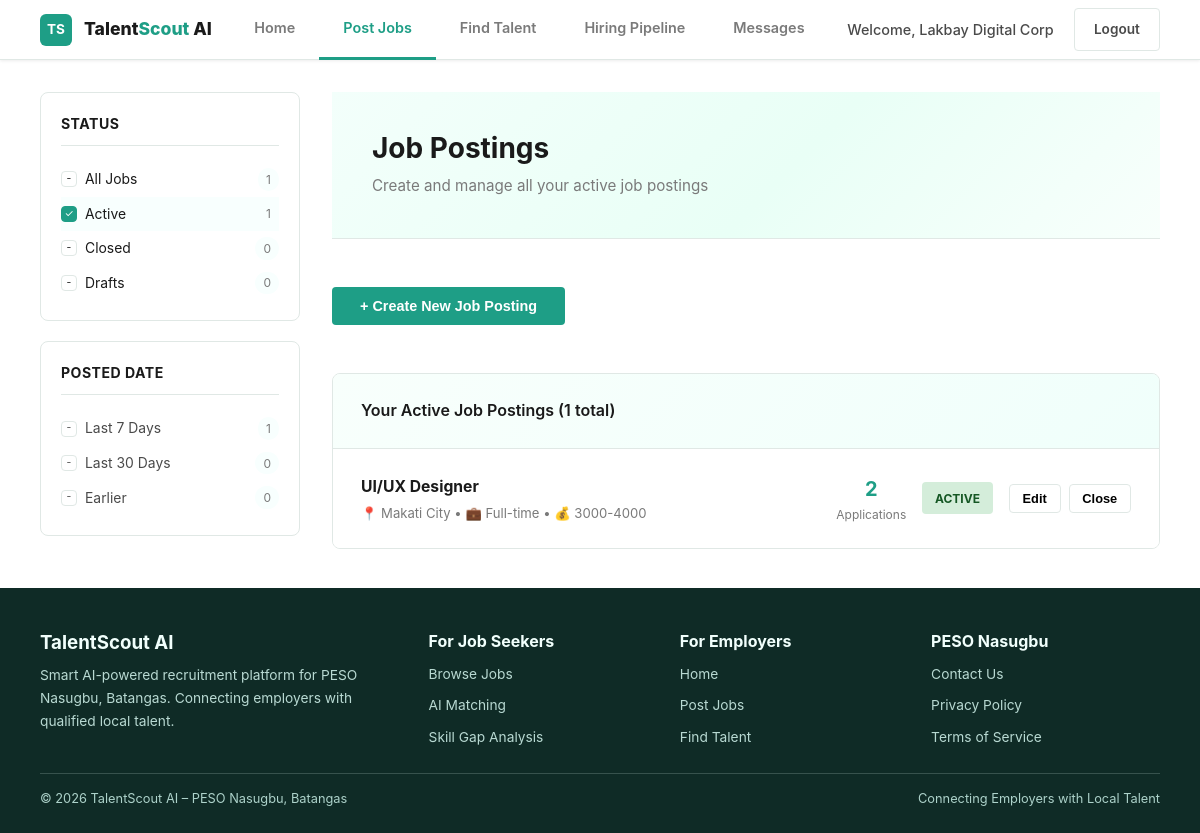
Page /employers/modules/post-jobs/index.php?status=active (signed in) on the committed database.
### tables this page shows
CREATE TABLE `job_post` (
  `job_post_id` int(11) NOT NULL,
  `employer_id` int(11) DEFAULT NULL,
  `title` varchar(255) DEFAULT NULL,
  `description` varchar(255) DEFAULT NULL,
  `salary` varchar(255) NOT NULL,
  `location` varchar(255) DEFAULT NULL,
  `work_type` varchar(50) DEFAULT NULL,
  `application_deadline` date DEFAULT NULL,
  `skills` varchar(255) NOT NULL,
  `experience_level` varchar(255) NOT NULL,
  `job_category` varchar(255) NOT NULL,
  `job_post_created` timestamp NOT NULL DEFAULT current_timestamp() ON UPDATE current_timestamp(),
  `job_status` varchar(20) DEFAULT 'active'
);

### employers/modules/post-jobs/index.php (the view, shortened to what this page needs)
<?php
$conn = getConnection();
$employer_id = (int)$_SESSION['employer_id'];
$filter_status = $_GET['status'] ?? 'all';
$jobs = [];
if ($filter_status === 'all' || $filter_status === 'active') {
  $stmt = $conn->prepare("SELECT job_post_id, title, salary, location, work_type, job_post_created, job_status, job_category, description, skills, application_deadline FROM job_post WHERE employer_id = ? AND (job_status IS NULL OR job_status = 'active' OR job_status = '') ORDER BY job_post_created DESC");
  $stmt->bind_param("i", $employer_id);
  $stmt->execute();
  $result = $stmt->get_result();
  while ($row = $result->fetch_assoc()) {
    $jobs[] = $row;
  }
}
$stats = ['active' => 0, 'closed' => 0, 'drafts' => 0];
$stmt = $conn->prepare("SELECT job_status, COUNT(*) as count FROM job_post WHERE employer_id = ? GROUP BY job_status");
$stmt->bind_param("i", $employer_id);
$stmt->execute();
$result = $stmt->get_result();
while ($row = $result->fetch_assoc()) {
  $status = $row['job_status'] ?? 'active';
  if ($status === 'closed') {
    $stats['closed'] = (int)$row['count'];
  } elseif ($status === 'draft') {
    $stats['drafts'] = (int)$row['count'];
  } else {
    $stats['active'] += (int)$row['count'];
  }
}
$job_counts = [];
$stmt = $conn->prepare("SELECT job_post_id, COUNT(*) as count FROM application WHERE job_post_id IN (SELECT job_post_id FROM job_post WHERE employer_id = ?) GROUP BY job_post_id");
$stmt->bind_param("i", $employer_id);
$stmt->execute();
$result = $stmt->get_result();
while ($row = $result->fetch_assoc()) {
  $job_counts[$row['job_post_id']] = $row['count'];
}
?>
<!DOCTYPE html>
<html lang="en">
<head>
  <link rel="stylesheet" href="../../../styles/global.css">
  <link rel="stylesheet" href="../../../styles/page-layout.css">
  <link rel="stylesheet" href="https://unpkg.com/leaflet@1.9.4/dist/leaflet.css">
</head>
<body>
  <nav class="navbar">
    <a href="../../index.php" class="nav-logo">
      <div class="nav-logo-icon">TS</div>
      <span class="nav-logo-text">Talent<span>Scout</span> AI</span>
    </a>
    <ul class="nav-links">
      <li><a href="../../index.php">Home</a></li>
      <li><a href="./" class="active">Post Jobs</a></li>
      <li><a href="../employee-finder/">Find Talent</a></li>
      <li><a href="../applicant-tracking/">Hiring Pipeline</a></li>
      <li><a href="../chat-sms/">Messages</a></li>
    </ul>
    <div class="nav-actions">
      <?php if (isset($_SESSION['employer_id'])): ?>
        <span class="nav-user">Welcome, <?php echo htmlspecialchars($_SESSION['employer_name'] ?? 'Employer'); ?></span>
        <a href="../../logout.php" class="btn btn-outline">Logout</a>
      <?php else: ?>
        <a href="../../login.php" class="btn btn-outline">Login</a>
        <a href="../../signup.php" class="btn btn-primary">Get Started</a>
      <?php endif; ?>
    </div>
  </nav>
  <div id="manage-tab" class="tab-content active">
    <div class="main-layout">
      <aside>
        <div class="sidebar-card">
          <div class="sidebar-title">Status</div>
          <a href="?status=all" class="filter-item <?php echo ($filter_status === 'all' || $filter_status === '') ? 'active-filter' : ''; ?>" style="text-decoration: none; color: inherit;">
            <div class="filter-left">
              <div class="fcheck <?php echo ($filter_status === 'all' || $filter_status === '') ? 'on' : ''; ?>"><?php echo ($filter_status === 'all' || $filter_status === '') ? '✓' : '-'; ?></div>
              <span>All Jobs</span>
            </div>
            <span class="fcount"><?php echo $stats['active'] + $stats['closed'] + $stats['drafts']; ?></span>
          </a>
          <a href="?status=active" class="filter-item <?php echo ($filter_status === 'active') ? 'active-filter' : ''; ?>" style="text-decoration: none; color: inherit;">
            <div class="filter-left">
              <div class="fcheck <?php echo ($filter_status === 'active') ? 'on' : ''; ?>"><?php echo ($filter_status === 'active') ? '✓' : '-'; ?></div>
              <span>Active</span>
            </div>
            <span class="fcount"><?php echo $stats['active']; ?></span>
          </a>
          <a href="?status=closed" class="filter-item <?php echo ($filter_status === 'closed') ? 'active-filter' : ''; ?>" style="text-decoration: none; color: inherit;">
            <div class="filter-left">
              <div class="fcheck <?php echo ($filter_status === 'closed') ? 'on' : ''; ?>"><?php echo ($filter_status === 'closed') ? '✓' : '-'; ?></div>
              <span>Closed</span>
            </div>
            <span class="fcount"><?php echo $stats['closed']; ?></span>
          </a>
          <a href="?status=drafts" class="filter-item <?php echo ($filter_status === 'drafts') ? 'active-filter' : ''; ?>" style="text-decoration: none; color: inherit;">
            <div class="filter-left">
              <div class="fcheck <?php echo ($filter_status === 'drafts') ? 'on' : ''; ?>"><?php echo ($filter_status === 'drafts') ? '✓' : '-'; ?></div>
              <span>Drafts</span>
            </div>
            <span class="fcount"><?php echo $stats['drafts']; ?></span>
          </a>
        </div>
        <div class="sidebar-card">
          <div class="sidebar-title">Posted Date</div>
          <div class="filter-item">
            <div class="filter-left">
              <div class="fcheck">-</div>
              <span>Last 7 Days</span>
            </div>
            <span class="fcount"><?php echo $stats['active']; ?></span>
          </div>
          <div class="filter-item">
            <div class="filter-left">
              <div class="fcheck">-</div>
              <span>Last 30 Days</span>
            </div>
            <span class="fcount"><?php echo $stats['closed']; ?></span>
          </div>
          <div class="filter-item">
            <div class="filter-left">
              <div class="fcheck">-</div>
              <span>Earlier</span>
            </div>
            <span class="fcount">0</span>
          </div>
        </div>
      </aside>
      <div class="content-col">
        <div class="page-header">
          <h1>Job Postings</h1>
          <p>Create and manage all your active job postings</p>
        </div>
        <div style="margin-bottom: 1.5rem;">
          <button class="btn-modal-trigger" onclick="openModal('jobModal')">
            + Create New Job Posting
          </button>
        </div>
        <div>
          <div class="jobs-list">
            <div class="jobs-list-header">Your Active Job Postings (<?php echo count($jobs); ?> total)</div>
            <?php if (count($jobs) > 0): ?>
              <?php foreach ($jobs as $job):
                $job_status = $job['job_status'] ?? 'active';
                $is_closed = ($job_status === 'closed');
              ?>
                <div class="job-card">
                  <div>
                    <div class="job-title"><?php echo htmlspecialchars($job['title']); ?></div>
                    <div class="job-meta">
                      📍 <?php echo htmlspecialchars($job['location']); ?> •
                      💼 <?php echo htmlspecialchars($job['work_type']); ?> •
                      💰 <?php echo htmlspecialchars($job['salary']); ?>
                    </div>
                  </div>
                  <div style="text-align: center;">
                    <div style="font-size: 1.25rem; font-weight: 700; color: var(--primary-dark);">
                      <?php echo isset($job_counts[$job['job_post_id']]) ? $job_counts[$job['job_post_id']] : 0; ?>
                    </div>
                    <div style="font-size: 0.75rem; color: var(--text-light);">Applications</div>
                  </div>
                  <div style="text-align: center;">
                    <?php if ($is_closed): ?>
                      <div style="background: #f8d7da; color: #721c24; padding: 0.4rem 0.8rem; border-radius: 4px; font-size: 0.75rem; font-weight: 700;">CLOSED</div>
                    <?php else: ?>
                      <div style="background: #d4edda; color: #155724; padding: 0.4rem 0.8rem; border-radius: 4px; font-size: 0.75rem; font-weight: 700;">ACTIVE</div>
                    <?php endif; ?>
                  </div>
                  <div class="job-card-actions">
                    <button class="btn-small" style="background: white; border: 1px solid var(--border); padding: 0.4rem 0.8rem; border-radius: 4px; cursor: pointer; font-size: 0.8rem; font-weight: 600;" onclick="openEditModal(<?php echo $job['job_post_id']; ?>, '<?php echo htmlspecialchars(addslashes($job['title'])); ?>', '<?php echo htmlspecialchars(addslashes($job['job_category'] ?? '')); ?>', '<?php echo htmlspecialchars(addslashes($job['description'])); ?>', '<?php echo htmlspecialchars(addslashes($job['salary'])); ?>', '<?php echo htmlspecialchars(addslashes($job['location'])); ?>', '<?php echo htmlspecialchars(addslashes($job['work_type'])); ?>', '<?php echo htmlspecialchars(addslashes($job['skills'])); ?>', '<?php echo $job['application_deadline'] ?? ''; ?>')">Edit</button>
                    <?php if (!$is_closed): ?>
                      <button type="button" class="btn-small" style="background: white; border: 1px solid var(--border); padding: 0.4rem 0.8rem; border-radius: 4px; cursor: pointer; font-size: 0.8rem; font-weight: 600;" onclick="openCloseConfirm(<?php echo $job['job_post_id']; ?>)">Close</button>
                    <?php endif; ?>
                  </div>
                </div>
              <?php endforeach; ?>
            <?php else: ?>
              <div class="job-card" style="text-align: center; color: var(--text-light); padding: 2rem; grid-column: 1 / -1;">
                <p>No job postings yet. Click "Create New Job Posting" to get started.</p>
              </div>
            <?php endif; ?>
          </div>
        </div>
      </div>
    </div>
  </div>
  <footer class="footer">
    <div class="footer-inner">
      <div class="footer-top">
        <div class="footer-brand">
          <h3>TalentScout AI</h3>
          <p>Smart AI-powered recruitment platform for PESO Nasugbu, Batangas. Connecting employers with qualified local talent.</p>
        </div>
        <div class="footer-col">
          <h4>For Job Seekers</h4>
          <ul>
            <li><a href="../../employees/">Browse Jobs</a></li>
            <li><a href="../../employees/modules/ai-matching/">AI Matching</a></li>
            <li><a href="../../employees/modules/skill-gap-analysis/">Skill Gap Analysis</a></li>
          </ul>
        </div>
        <div class="footer-col">
          <h4>For Employers</h4>
          <ul>
            <li><a href="../../index.php">Home</a></li>
            <li><a href="./">Post Jobs</a></li>
            <li><a href="../employee-finder/">Find Talent</a></li>
          </ul>
        </div>
        <div class="footer-col">
          <h4>PESO Nasugbu</h4>
          <ul>
            <li><a href="#">Contact Us</a></li>
            <li><a href="#">Privacy Policy</a></li>
            <li><a href="#">Terms of Service</a></li>
          </ul>
        </div>
      </div>
      <div class="footer-bottom">
        <span>© 2026 TalentScout AI – PESO Nasugbu, Batangas</span>
        <span>Connecting Employers with Local Talent</span>
      </div>
    </div>
  </footer>
</body>
</html>

### styles/global.css (style rules this page uses)
:root { --nav-height: 60px; --primary-dark: #1e9e86; --primary-mid: #4fbfa4; --primary-light: #98fbcb; --primary-lighter: #d4f7ed; --primary: #d4f7ed; --primary-darker: #157a68; --text-dark: #1a1a1a; --text-mid: #4a4a4a; --text-light: #7a7a7a; --text-muted: #a0a0a0; --bg-light: #f8fffe; --bg-lighter: #eefff9; --border: #e0e8e5; --radius: 8px; --radius-sm: 4px; --shadow-sm: 0 1px 3px rgba(0, 0, 0, 0.08); --shadow: 0 4px 12px rgba(30, 158, 134, 0.15); --shadow-lg: 0 10px 30px rgba(30, 158, 134, 0.2); }
* { margin: 0; padding: 0; box-sizing: border-box; }
html { scroll-behavior: smooth; }
body { font-family: -apple-system, BlinkMacSystemFont, "Segoe UI", Roboto, "Helvetica Neue", Arial, sans-serif; color: var(--text-dark); line-height: 1.6; background: white; transition: background-color 0.3s ease; }
h1, h2, h3, h4, h5, h6 { font-weight: 700; line-height: 1.2; }
a { color: inherit; text-decoration: none; }
.navbar { display: flex; align-items: center; justify-content: space-between; height: var(--nav-height); padding: 0 2.5rem; background: white; border-bottom: 1px solid var(--border); position: sticky; top: 0; z-index: 100; box-shadow: var(--shadow-sm); }
.nav-logo { display: flex; align-items: center; gap: 0.75rem; font-weight: 800; font-size: 1.1rem; color: var(--text-dark); text-decoration: none; }
.nav-logo-icon { width: 32px; height: 32px; background: var(--primary-dark); color: white; border-radius: 6px; display: flex; align-items: center; justify-content: center; font-weight: 700; font-size: 0.85rem; }
.nav-logo-text { display: none; }
@media (min-width: 768px) { .nav-logo-text { display: inline; } }
@media (min-width: 768px) { .nav-logo-text span { color: var(--primary-dark); } }
.nav-links { display: flex; gap: 0; list-style: none; margin: 0 auto; flex: 1; justify-content: center; }
.nav-links li { display: flex; align-items: center; }
.nav-links a { display: flex; align-items: center; padding: 0 1.5rem; height: var(--nav-height); font-weight: 600; font-size: 0.9rem; color: var(--text-light); border-bottom: 3px solid transparent; transition: all 0.25s ease; position: relative; }
.nav-links a.active { color: var(--primary-dark); border-bottom-color: var(--primary-dark); }
.nav-actions { display: flex; gap: 0.75rem; align-items: center; }
.nav-user { font-size: 0.9rem; color: var(--text-mid); font-weight: 500; margin-right: 0.5rem; }
.btn { padding: 0.6rem 1.2rem; border-radius: var(--radius-sm); font-weight: 600; font-size: 0.85rem; cursor: pointer; border: none; text-decoration: none; display: inline-flex; align-items: center; gap: 0.5rem; transition: all 0.25s cubic-bezier(0.4, 0, 0.2, 1); position: relative; }
.btn-outline { background: transparent; color: var(--text-mid); border: 1.5px solid var(--border); transition: all 0.25s ease; }

### styles/page-layout.css (style rules this page uses)
.page-header { background: linear-gradient(135deg, #f3fffb 0%, #e9fff6 55%, #f8fffc 100%); border-bottom: 1px solid var(--border); padding: 2.5rem 2.5rem; }
.page-header h1 { font-size: 2rem; color: var(--text-dark); margin-bottom: 0.5rem; }
.page-header p { color: var(--text-light); font-size: 0.95rem; max-width: 760px; }
.footer { background: #0f2b26; color: #d7efea; padding: 2.75rem 2.5rem 1.5rem; }
.footer-inner { max-width: 1200px; margin: 0 auto; }
.footer-top { display: grid; grid-template-columns: 1.6fr 1fr 1fr 1fr; gap: 1.4rem; margin-bottom: 1.5rem; }
.footer-brand h3, .footer-col h4 { color: #f1fffc; margin-bottom: 0.6rem; }
.footer-brand p, .footer-col a { color: #b8d9d2; font-size: 0.86rem; line-height: 1.65; }
.footer-col ul { list-style: none; display: grid; gap: 0.35rem; }
.footer-bottom { border-top: 1px solid rgba(215, 239, 234, 0.2); padding-top: 0.9rem; display: flex; justify-content: space-between; gap: 0.75rem; font-size: 0.8rem; color: #add2ca; flex-wrap: wrap; }
.feature-card, .module-card, .candidate-card, .job-card, .benefit-item { animation: slideInUp 0.4s ease-out; }
.tab-content.active { animation: fadeIn 0.3s ease-out; }
.btn { transition: all 0.2s ease; }
.filter-item { transition: background-color 0.2s ease; }
.fcheck { transition: all 0.2s ease; }
.fcheck.on { animation: pulse 0.4s ease-out; }
* { scroll-behavior: smooth; }

### rows in the picture
job_post: title "UI/UX Designer", location "Makati City", work_type "Full-time", salary "3000-4000", job_post_id "2", job_status "ACTIVE"

### other values in the picture
$_SESSION['employer_name'] "Lakbay Digital Corp"
$stats['active'] + $stats['closed'] + $stats['drafts'] "1"
$stats['active'] "1"
$stats['closed'] "0"
$stats['drafts'] "0"
count($jobs) "1"
